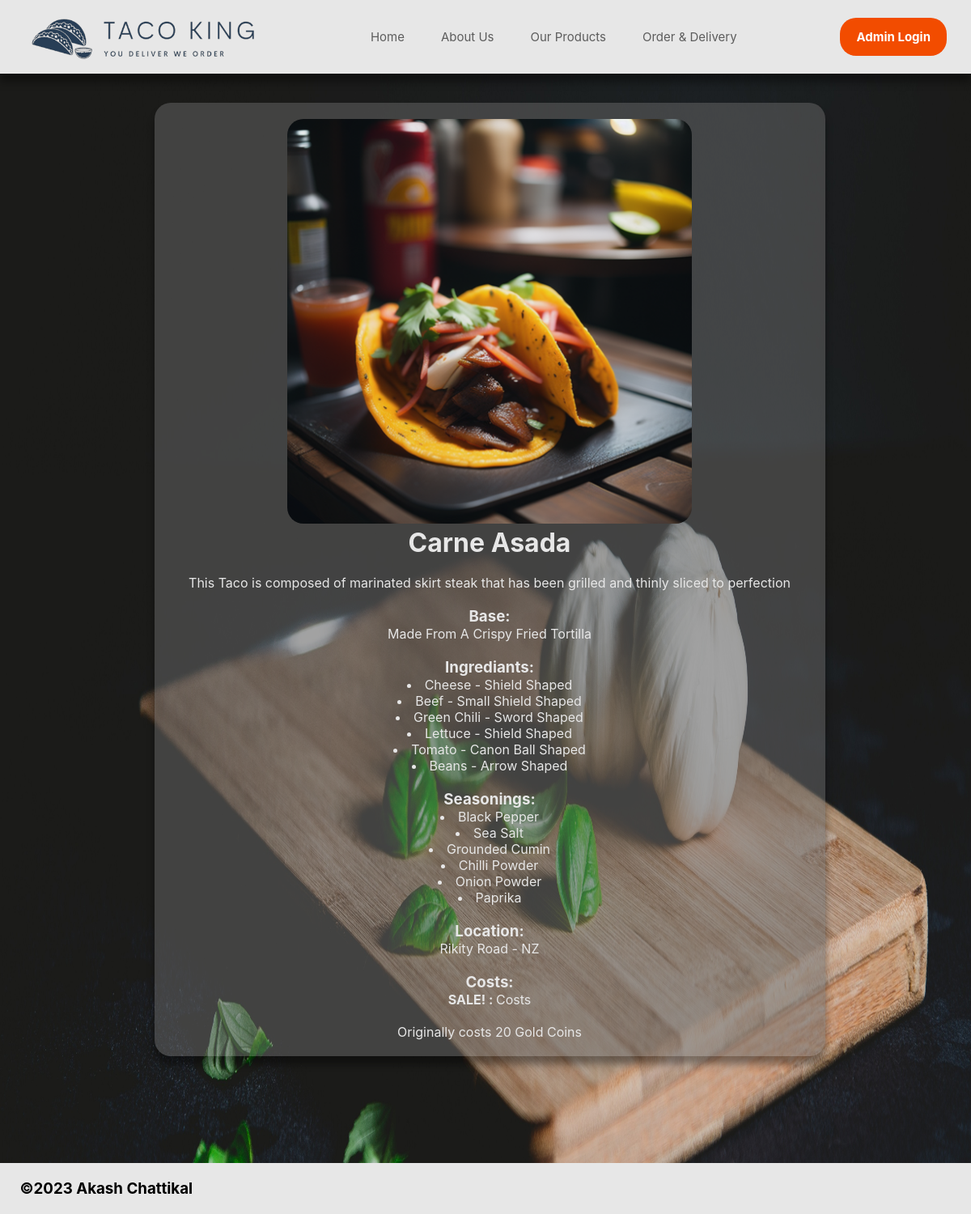
/tacos/3, run on an earlier commit of the app's database.
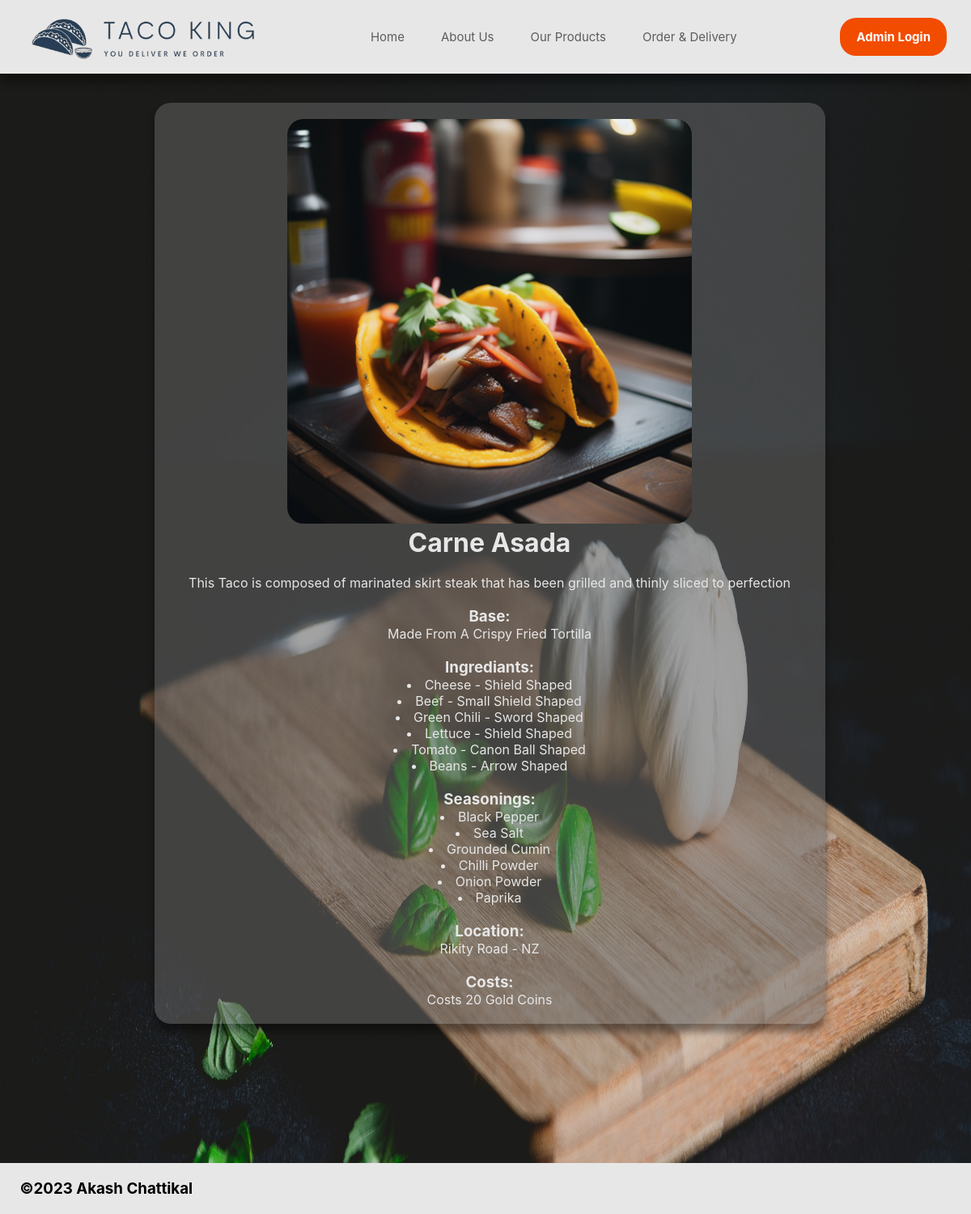
And on a later commit of the database.
### tables this page shows
CREATE TABLE Taco_Types (id INTEGER PRIMARY KEY AUTOINCREMENT, photo TEXT, name TEXT, tortilla INTEGER REFERENCES Tortilla (id), description TEXT, price TEXT, discount_price TEXT, location INTEGER REFERENCES Locations (id));

CREATE TABLE Tortilla (id INTEGER PRIMARY KEY AUTOINCREMENT, name TEXT, description TEXT);

CREATE TABLE Ingrediants (id INTEGER PRIMARY KEY AUTOINCREMENT, name TEXT, description TEXT);

CREATE TABLE Seasonings (id INTEGER PRIMARY KEY AUTOINCREMENT, name TEXT, description);

CREATE TABLE Locations (id INTEGER PRIMARY KEY AUTOINCREMENT, name TEXT);

### routes.py (the view)
@app.route('/tacos/<int:id>')
def tacos(id):
    taco = select_database('SELECT * FROM Taco_Types WHERE id = ?', (id,), 2)
    if taco:
        tortilla = select_database('SELECT name FROM Tortilla WHERE id = ?',
                                   (taco[3],), 2)
        ingrediants = select_database('SELECT * FROM Ingrediants WHERE id IN \
    (SELECT iid FROM Taco_Ingrediants WHERE tid = ?)', (id,), 1)
        seasonings = select_database('SELECT * FROM Seasonings WHERE id IN \
    (SELECT sid FROM Taco_Seasonings WHERE tid = ?)', (id,), 1)
        location_id = taco[7]
        original_cost = taco[5]
        discount_cost = taco[6]
        location = select_database('SELECT name FROM Locations WHERE id = ?',
                                   (location_id,), 2)
        return render_template('tacos.html', ingrediants=ingrediants,
                               tortilla=tortilla, taco=taco,
                               seasonings=seasonings, disc_cost=discount_cost,
                               cost=original_cost, location=location[0])
    else:
        abort(404)

### routes.py (called while the page is built)
def select_database(statement, id, mode):
    conn = sqlite3.connect("tacoshop.db")
    cur = conn.cursor()
    if id is None:
        cur.execute(statement)
    else:
        cur.execute(statement, id)
    if mode == 1:
        results = cur.fetchall()
    else:
        results = cur.fetchone()
    return results

### templates/tacos.html (shortened to what this page needs)
{% extends "layout.html" %}
{% block content %}
<body class="each_taco">
    <table class="table-w_70 center">
        <tr class="table_bg">
            <td class="td_center rounded shadow">
                <img class="img_taco" src="/{{taco[1]}}"/>
                <h1>{{ taco[2] }}</h1>
                <p>{{ taco[4] }}</p>
                <h3>Base:</h3>
                <p>Made From A {{ tortilla[0] }} Tortilla</p>
                <h3>Ingrediants:</h3>
                {% for item in ingrediants %}
                    <p>
                        <li> {{ item[1] }} - {{ item[2] }} </li>
                    </p>
                {% endfor %}
                    <h3>Seasonings:</h3>
                {% for item in seasonings %}
                    <p>
                        <li> {{ item[1] }}</li>
                    </p>
                {% endfor %}
                    <h3>Location:</h3>
                    <p>
                        {{location}}
                    </p>
                <h3>Costs:</h3>
                {% if disc_cost != cost %}
                    <p><b>SALE! : </b>Costs {{ disc_cost }}</p>
                    <br>
                    <p>Originally costs {{ cost }}</p>
                {% else %}
                    <p>Costs {{ cost }}</p>
                {% endif %}
            </td>
        </tr>
    </table>
</body>
{% endblock %}

### templates/layout.html (shortened to what this page needs)
<!DOCTYPE html>
<html>
<head>
    <link rel="stylesheet" href="/static/css/style.css">
</head>
<body>
    <header class="header shadow">
        <div class="header_content">
            <a href="/" class="logo">
                <img class="logo_img" src=/static/images/logo1.png alt="logo">
            </a>
            <nav class="nav">
                {% include "nav.html" %}
            </nav>
            {% if request.url == 'http://127.0.0.1:5000/admin' %}
            <img class="ad_cover"    src="static/images/cover.png">
            {% elif request.url != 'http://127.0.0.1:5000/admin' %}
                <a onclick="document.getElementById('log_slot').style.display='block'" class="admin_log prevent-select">Admin Login</a>
            {% endif %}
        </div>
    </header>
    <main>
        {% block content %}{% endblock %}
    </main>
    <footer>
        {% include "footer.html" %}
    </footer>
</body>
</html>

### templates/nav.html (shortened to what this page needs)
<ul class="nav_list prevent-select nav_ul">
    <li>
        <a href = "/" class="nav_link" id="home">Home</a>
    </li>
    <li>
        <a href = "/about" class="nav_link" id="about">About Us</a>
    </li>
    <li>
        <a href = "/all_tacos" class="nav_link" id="product">Our Products</a>
    </li>
    <li>
        <a href = "/order" class="nav_link" id="order">Order & Delivery</a>
    </li>
</ul>

### templates/footer.html (shortened to what this page needs)
<h3>&nbsp;&copy;2023 Akash Chattikal</h3>
<body>
</body>

### static/css/style.css (style rules this page uses)
* { margin: 0; padding: 0; box-sizing: border-box; }
body { background-color: rgb(208, 233, 255); min-height: 1500px; padding-top: 125px; display: flex; flex-direction: column; font-family: 'Inter', sans-serif; }
main { padding-left: 10px; color:#E7E7E7; }
footer { padding: 20px; margin-top: auto; background-color:#E7E7E7; }
.header { background-color: #E7E7E7; position: fixed; width: 100%; top: 0; z-index: 1; }
.header_content { display: flex; align-items: center; justify-content: space-between; min-height: 60px; max-width: 1400px; padding: 0 30px; margin: 0 auto; }
.logo_img { width: 300px; display: block; }
.nav_ul { list-style: none; }
.nav_list { display: flex; column-gap: 45px; }
.nav_link { color: rgba(0, 0, 0, 0.60); font-size: 15px; transition: all 0.4s; position: relative; }
.nav_link::after { content: ''; height: 2px; width: 100%; background-color: #F24C00; position: absolute; left: 0; bottom: -8px; transition: all 0.2s; opacity: 0; pointer-events: none; border-radius: 1000px; }
.prevent-select { user-select: none; }
.center { margin-left: auto; margin-right: auto; }
.table-w_70 { width:70%; }
.table_bg { background-color: rgb(106, 106, 106, 0.5) }
.td_center { width: 150px; padding:20px; text-align: center }
.shadow { box-shadow: 0px 10px 10px 0px rgba(0,0,0,0.4); }
a { text-decoration: none; color: inherit; }
.each_taco { background-image: url(../images/cut_board2.jpg); background-repeat: no-repeat; background-attachment: fixed; background-size: 100% 125%; }
.img_taco { height: 500px; width: 500px; border-radius: 20px; }
.rounded { border-radius: 20px; }
.admin_log { color: rgba(0, 0, 0, 0.60); font-size: 15px; transition: all 0.4s; position: relative; font-weight: 700; background-color: #F24C00; color: white; padding: 14px 20px; border-radius: 20px; z-index: 1; }

What changed in the data, as far as the page shows it:
changed Taco_Types "Carne Asada": discount_price empty → "20 Gold Coins" (drawn)
Also different on the page:
text no longer shown: "SALE! : Originally costs"
